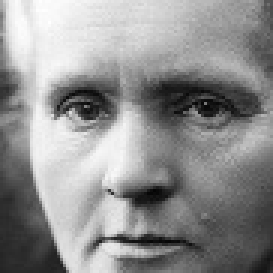
#> input picture dataset/NOT_FOR_TRAINING/faces/FOR-PI9502/face_01.jpg, 91 x 91 px (shown 3 times larger)
$ python -i preprocessing.py   (imports and definitions only)
#> lines starting #> are read from the running program, lines starting #| are printed output that depends on the picture
"""
Smart Forest Geo-Fence & Emergency Monitoring System
Custom Face Localization & Preprocessing (Strict No-Pretrained Architecture)

Provides:
1. custom_localize_face(): Pure geometric, anthropometric, and chrominance-based
   face localization designed for webcam framing. NO external XML, NO pretrained models.
2. preprocess_face_for_model(): Transforms a 112x112 face crop into a normalized
   (3, 112, 112) tensor for ForestFaceNet inference.
"""

import cv2
import numpy as np
from typing import Tuple, Optional, List
from PIL import Image

FACE_SIZE = 112  # Standardized input dimensions for ForestFaceNet
MEAN = [0.5, 0.5, 0.5]
STD = [0.5, 0.5, 0.5]


def custom_localize_face(image_bgr: np.ndarray) -> Tuple[Optional[np.ndarray], Optional[List[int]]]:
    """
    Pure custom face localization without pretrained neural networks or Haar cascade XML.

    Combines:
    1. Webcam on-screen framing guidance bounds (upper-center oval).
    2. Anthropometric head-to-torso proportions.
    3. YCbCr / HSV dual-space skin chrominance segmentation.
    4. Morphological hole filling and noise reduction.
    5. Aspect ratio (1.0 to 1.9) and central proximity contour ranking.

    Returns:
        face_crop: Standardized 112x112 BGR numpy array, or None if invalid.
        bbox: [x, y, w, h] of localized face boundary in original image coords.
    """
    if image_bgr is None or not isinstance(image_bgr, np.ndarray) or image_bgr.size == 0:
        return None, None

    ih, iw = image_bgr.shape[:2]
    if ih < 40 or iw < 40:
        return None, None

    # If image is already a close-up cropped face/portrait (e.g. 112x112 or <= 160x160)
    aspect = float(ih) / float(max(1, iw))
    if iw <= 160 and ih <= 160 and 0.70 <= aspect <= 1.45:
        face_112 = cv2.resize(image_bgr, (FACE_SIZE, FACE_SIZE), interpolation=cv2.INTER_AREA)
        return face_112, [0, 0, iw, ih]

    # Default anthropometric upper-center framing oval region (guided by webcam UI)
    cx, cy = iw // 2, int(ih * 0.44)
    bw, bh = int(iw * 0.52), int(ih * 0.60)
    def_x = max(0, cx - bw // 2)
    def_y = max(0, cy - bh // 2)
    def_w = min(iw - def_x, bw)
    def_h = min(ih - def_y, bh)
    best_box = [def_x, def_y, def_w, def_h]

    try:
        # Dual-space human skin tone chrominance segmentation
        # YCbCr: Cr in [130, 175], Cb in [77, 130]
        ycbcr = cv2.cvtColor(image_bgr, cv2.COLOR_BGR2YCrCb)
        cr = ycbcr[:, :, 1]
        cb = ycbcr[:, :, 2]
        mask_ycbcr = (cr >= 128) & (cr <= 178) & (cb >= 75) & (cb <= 135)

        # HSV: Hue in [0, 25] or [165, 180]
        hsv = cv2.cvtColor(image_bgr, cv2.COLOR_BGR2HSV)
        h_ch, s_ch, v_ch = hsv[:, :, 0], hsv[:, :, 1], hsv[:, :, 2]
        mask_hsv = ((h_ch <= 25) | (h_ch >= 165)) & (s_ch >= 28) & (v_ch >= 40)

        combined_mask = (mask_ycbcr & mask_hsv).astype(np.uint8) * 255

        # Morphological operations to unite facial regions and suppress stray pixels
        kernel_close = cv2.getStructuringElement(cv2.MORPH_ELLIPSE, (11, 11))
        kernel_open = cv2.getStructuringElement(cv2.MORPH_ELLIPSE, (5, 5))
        morphed = cv2.morphologyEx(combined_mask, cv2.MORPH_CLOSE, kernel_close)
        morphed = cv2.morphologyEx(morphed, cv2.MORPH_OPEN, kernel_open)

        contours, _ = cv2.findContours(morphed, cv2.RETR_EXTERNAL, cv2.CHAIN_APPROX_SIMPLE)

        candidates = []
        min_area = (iw * ih) * 0.03  # At least 3% of image area
        max_area = (iw * ih) * 0.75

        for cnt in contours:
            area = cv2.contourArea(cnt)
            if area < min_area or area > max_area:
                continue

            x, y, w, h = cv2.boundingRect(cnt)
            aspect = float(h) / float(max(1, w))

            # Human face bounding box aspect ratio is typically between 0.85 and 2.2
            if 0.85 <= aspect <= 2.2:
                # Prefer contours closest to upper-center framing oval
                cnt_cx = x + w / 2.0
                cnt_cy = y + h / 2.0
                dist_center = np.sqrt(((cnt_cx - cx) / iw) ** 2 + ((cnt_cy - cy) / ih) ** 2)
                score = area - (dist_center * area * 0.6)
                candidates.append((score, [x, y, w, h]))

        if candidates:
            candidates.sort(key=lambda item: item[0], reverse=True)
            fx, fy, fw, fh = candidates[0][1]

            # Add 12% margin around detected face boundary
            pad_w = int(fw * 0.12)
            pad_h = int(fh * 0.12)
            x1 = max(0, fx - pad_w)
            y1 = max(0, fy - pad_h)
            x2 = min(iw, fx + fw + pad_w)
            y2 = min(ih, fy + fh + pad_h)
            best_box = [x1, y1, x2 - x1, y2 - y1]

    except Exception as e:
        # Fallback to anthropometric framing box if segmentation fails
        pass

    bx, by, bw, bh = best_box
    face_raw = image_bgr[by:by + bh, bx:bx + bw]
    if face_raw.size == 0:
        return None, None

    # Standardize to 112x112 normalized face crop
    face_112 = cv2.resize(face_raw, (FACE_SIZE, FACE_SIZE), interpolation=cv2.INTER_AREA)
    return face_112, best_box


def detect_face_region(image_bgr: np.ndarray) -> Tuple[Optional[np.ndarray], Optional[List[int]]]:
    """
    Canonical face localization entrypoint.
    Uses custom_localize_face() exclusively, adhering strictly to the No-Pretrained rule.
    """
    return custom_localize_face(image_bgr)


def preprocess_face_for_model(face_bgr: np.ndarray) -> np.ndarray:
    """
    Prepares a standardized 112x112 face crop for ForestFaceNet inference.

    Steps:
      1. Ensure 112x112 resolution.
      2. Convert BGR -> RGB.
      3. Histogram equalization on Y channel (illumination/lighting robustness).
      4. Normalize float values to [-1, 1] range (mean=0.5, std=0.5).
      5. Transpose to CHW shape (3, 112, 112).

    Returns:
        float32 numpy array with shape (3, 112, 112).
    """
    if face_bgr.shape[0] != FACE_SIZE or face_bgr.shape[1] != FACE_SIZE:
        face_bgr = cv2.resize(face_bgr, (FACE_SIZE, FACE_SIZE), interpolation=cv2.INTER_AREA)

    face_rgb = cv2.cvtColor(face_bgr, cv2.COLOR_BGR2RGB)

    # Lighting equalization on luminance channel
    face_yuv = cv2.cvtColor(face_rgb, cv2.COLOR_RGB2YUV)
    face_yuv[:, :, 0] = cv2.equalizeHist(face_yuv[:, :, 0])
    face_rgb = cv2.cvtColor(face_yuv, cv2.COLOR_YUV2RGB)

    face_float = face_rgb.astype(np.float32) / 255.0
    face_normalized = (face_float - np.array(MEAN)) / np.array(STD)
    face_chw = np.transpose(face_normalized, (2, 0, 1))
    return face_chw.astype(np.float32)


def pil_to_face_tensor(pil_image: Image.Image) -> Tuple[Optional[np.ndarray], Optional[List[int]]]:
    """Converts a PIL image to a preprocessed face tensor via custom face localization."""
    img_bgr = cv2.cvtColor(np.array(pil_image.convert("RGB")), cv2.COLOR_RGB2BGR)
    face_crop, bbox = custom_localize_face(img_bgr)
    if face_crop is None:
        return None, None
    face_tensor = preprocess_face_for_model(face_crop)
    return face_tensor, bbox


def augment_face(face_bgr: np.ndarray) -> List[np.ndarray]:
    """Generates natural augmented variants for ForestFaceNet training."""
    variants = [face_bgr]
    variants.append(cv2.flip(face_bgr, 1))

    for alpha in [0.85, 1.15]:
        variants.append(cv2.convertScaleAbs(face_bgr, alpha=alpha, beta=0))

    variants.append(cv2.GaussianBlur(face_bgr, (3, 3), 0))
    return [preprocess_face_for_model(v) for v in variants]

>>> from PIL import Image
>>> picture = Image.open('../../dataset/NOT_FOR_TRAINING/faces/FOR-PI9502/face_01.jpg')
#> picture is the input picture: PIL image 91x91 RGB; min 4, max 255, mean 144.2
>>> result = pil_to_face_tensor(picture)
#> in custom_localize_face, `face_112 = cv2.resize(image_bgr, (FACE_SIZE, FACE_SIZE), interpolation..`:
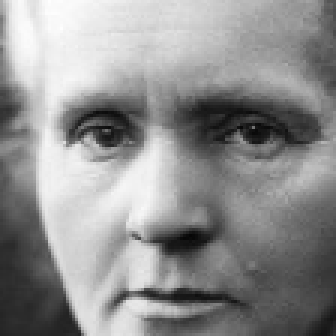
#> face_112: shape (112, 112, 3) (shown 3 times larger); min 6, max 254, mean 144.1
#> in pil_to_face_tensor, `face_crop, bbox = custom_localize_face(img_bgr)`: bbox = [0, 0, 91, 91]
#> in preprocess_face_for_model, `face_yuv = cv2.cvtColor(face_rgb, cv2.COLOR_RGB2YUV)`: face_yuv: shape (112, 112, 3); mean of channels 0, 1, 2 144.1, 128, 128
#> in preprocess_face_for_model, `face_yuv[:, :, 0] = cv2.equalizeHist(face_yuv[:, :, 0])`: face_yuv: shape (112, 112, 3); mean of channels 0, 1, 2 128.1, 128, 128
#> in preprocess_face_for_model, `face_rgb = cv2.cvtColor(face_yuv, cv2.COLOR_YUV2RGB)`:
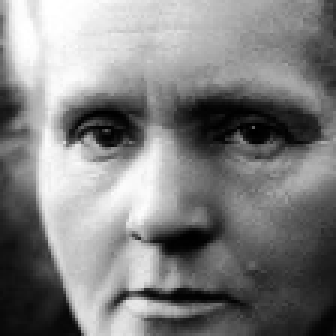
#> face_rgb: shape (112, 112, 3) (shown 3 times larger); min 0, max 255, mean 128.1
